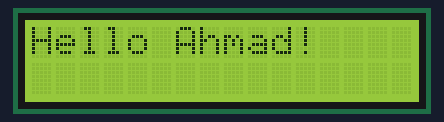
A sketch run on a simulated Arduino Uno, built with avr-gcc and run on an emulated ATmega328P. Parts: 16×2 character LCD.

Above: at 0.14 s.

The sketch:

Blinking_HelloWorldOnTheScreen.ino
```cpp
#include <LiquidCrystal.h>

LiquidCrystal lcd{8, 11, 6, 7, 1, 0};

void setup() {
  lcd.begin(16,2);
}

void loop() {
 lcd.print("Hello Ahmad!");
 delay(150);
 lcd.clear();
 delay(150);


}
```
